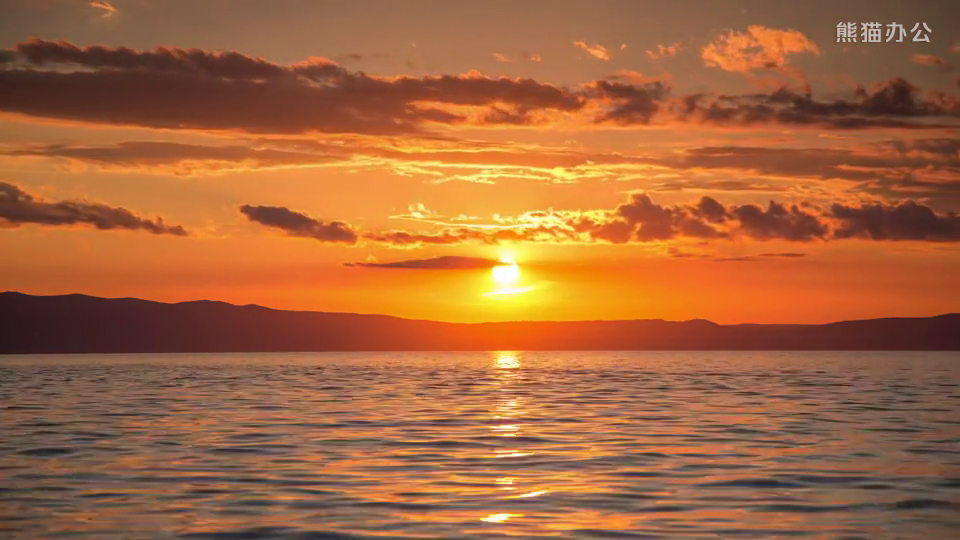
#> input picture frame 27 of python-002-framework/chapter-001-opencv/sunset.mp4, 960 x 540 px
$ python 03-openvc-video.py
#> lines starting #> are read from the running program, lines starting #| are printed output that depends on the picture
import cv2

"""
    视频处理
        视频处理的基本概念
            视频处理是计算机视觉和图像处理领域的一个重要分支，它涉及到处理图像序列以实现某种特定的效果或提取有用的信息。本章节将对视频处理的相关概念
            和操作进行详细介绍，以帮助读者更好地理解和应用视频处理技术。
        视频处理的目的
            视频处理指的是使用计算机技术对视频信号进行分析、处理、编辑、合成等一系列操作的过程。视频信号由连续的帧序列组成，每一帧都是一个独立的图像。
            视频处理的目的包括改善视频质量、实现特定的视觉效果、提取视频中的关键信息、压缩视频文件大小、进行视频内容分析等。
        视频处理的应用包括但不限于
            去噪 ：从视频中移除噪声或不需要的信号。
            编码和解码 ：压缩视频文件以节省存储空间，以及将压缩的视频文件解压以便观看。
            帧率转换 ：改变视频的播放速率，例如，慢动作或快进效果。
            分辨率转换 ：调整视频的大小以适应不同的显示设备。
            颜色校正 ：调整视频中颜色的亮度、对比度和饱和度。
            视频分割 ：将视频分割成单独的片段，便于后续处理或分析。
"""


def opencv_video_01():
    """
        使用opencv加载视频

        opencv 常用库函数第三部分

        cv2.VideoWriter() 函数用于创建视频写入对象。
        cv2.VideoWriter_fourcc() 函数用于创建视频编码fourcc。
        cv2.VideoCapture() 函数用于创建视频读取对象。
        cv2.VideoCapture.read() 函数用于读取视频帧。
        cv2.VideoCapture.release() 函数用于释放视频对象。
    """
    # 加载视频
    cap = cv2.VideoCapture('d://opencv//sunset.mp4')

    # 检查视频是否加载成功
    if not cap.isOpened():
        raise IOError("cannot open video......")

    # 读取视频的帧并显示
    while True:
        ret, frame = cap.read()  # ret为布尔值，指示读取是否成功；frame为读取到的帧
        if not ret:
            break  # 如果没有读取到帧，则退出循环
        cv2.imshow('Frame', frame)  # 显示当前帧
        # 按'q'键退出
        if cv2.waitKey(1) & 0xFF == ord('q'):
            break

    # 释放资源并关闭窗口
    cap.release()
    cv2.destroyAllWindows()


def opencv_video_02():
    """
        使用opencv将视频转换为灰度视频
    """
    # 加载视频
    cap = cv2.VideoCapture('d://opencv//sunset.mp4')

    # 设置视频的编码器和输出视频的属性
    fourcc = cv2.VideoWriter_fourcc(*'XVID')
    # 获取输入视频的实际分辨率
    width = int(cap.get(cv2.CAP_PROP_FRAME_WIDTH))
    height = int(cap.get(cv2.CAP_PROP_FRAME_HEIGHT))
    out = cv2.VideoWriter('d://opencv//output_video.avi', fourcc, 20.0, (width, height), False)

    while True:
        ret, frame = cap.read()
#> frame is the input picture: shape (540, 960, 3); mean B, G, R 61, 101.1, 163.9
        if not ret:
            break
        # 对帧进行操作，例如，这里我们简单地将帧转换为灰度
        gray_frame = cv2.cvtColor(frame, cv2.COLOR_BGR2GRAY)
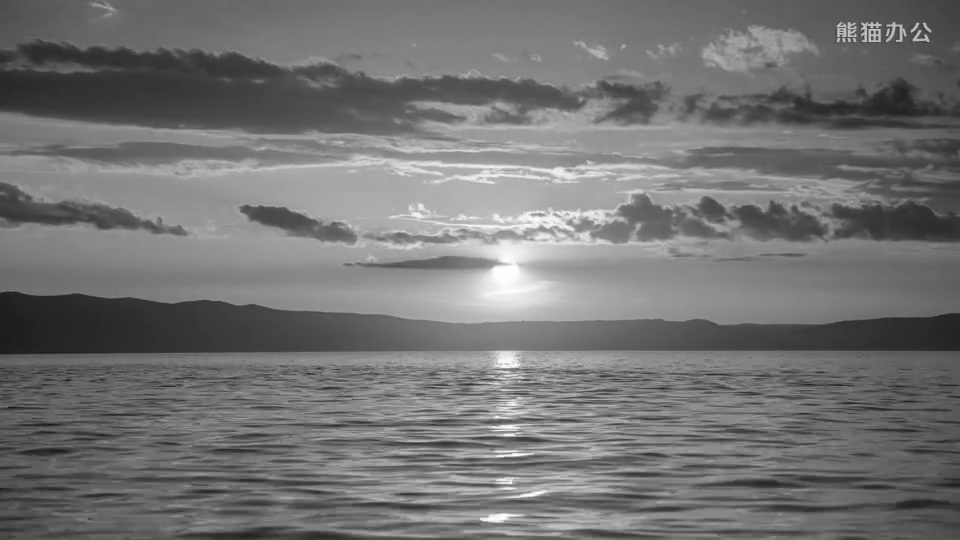
#> gray_frame: shape (540, 960); min 21, max 255, mean 115.3
        out.write(gray_frame)  # 写入帧到输出视频
        cv2.imshow('Frame', gray_frame)
        if cv2.waitKey(1) & 0xFF == ord('q'):  # 按'q'键退出
#> (key q is pressed here)
            break

    # 释放资源
    cap.release()
    out.release()
    cv2.destroyAllWindows()


def main():
    # opencv_video_01()
    opencv_video_02()


if __name__ == "__main__":
    main()

$ run again, starting later in the video
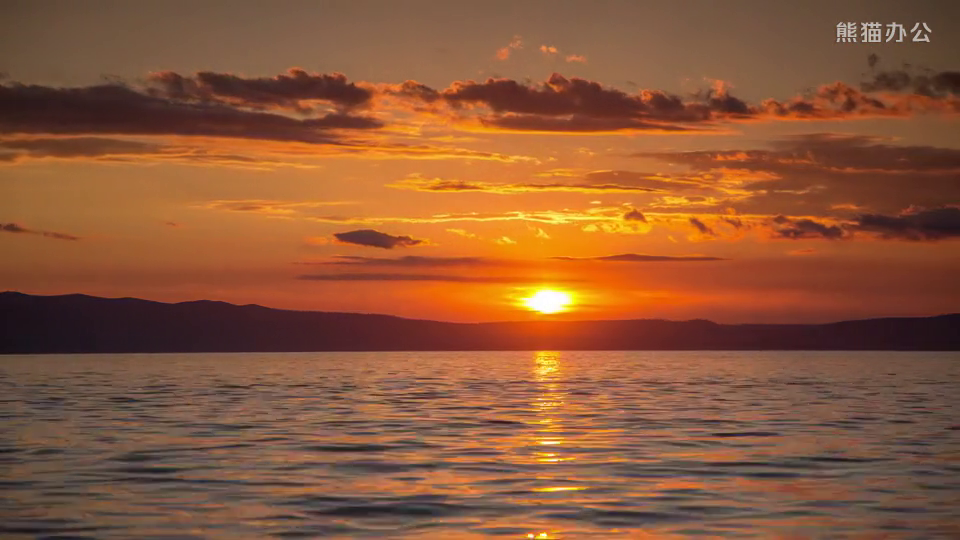
#> input picture frame 125 of python-002-framework/chapter-001-opencv/sunset.mp4, 960 x 540 px
#> in opencv_video_02, frame is the input picture: shape (540, 960, 3); mean B, G, R 55.8, 86.6, 139.5
#> in opencv_video_02, `gray_frame = cv2.cvtColor(frame, cv2.COLOR_BGR2GRAY)`:
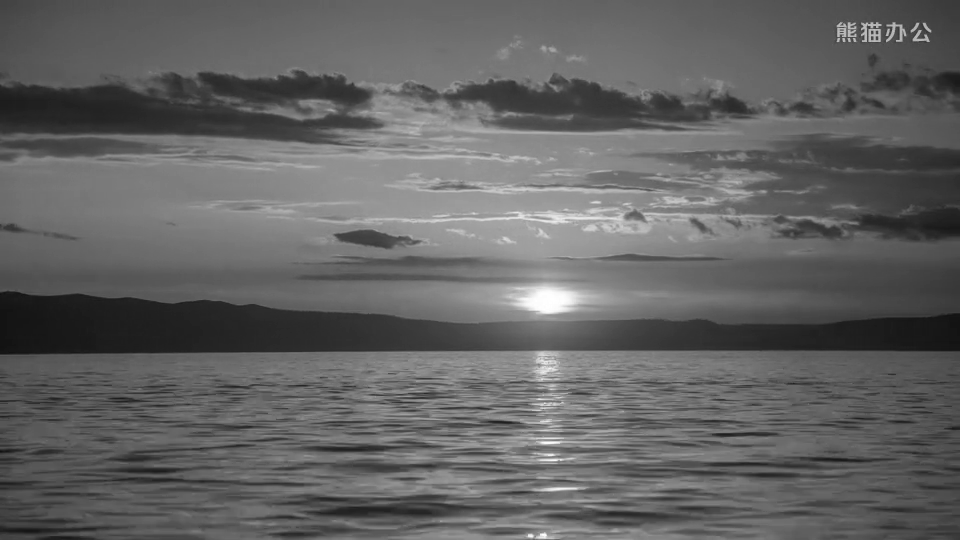
#> gray_frame: shape (540, 960); min 16, max 255, mean 98.8

$ run again, starting later in the video
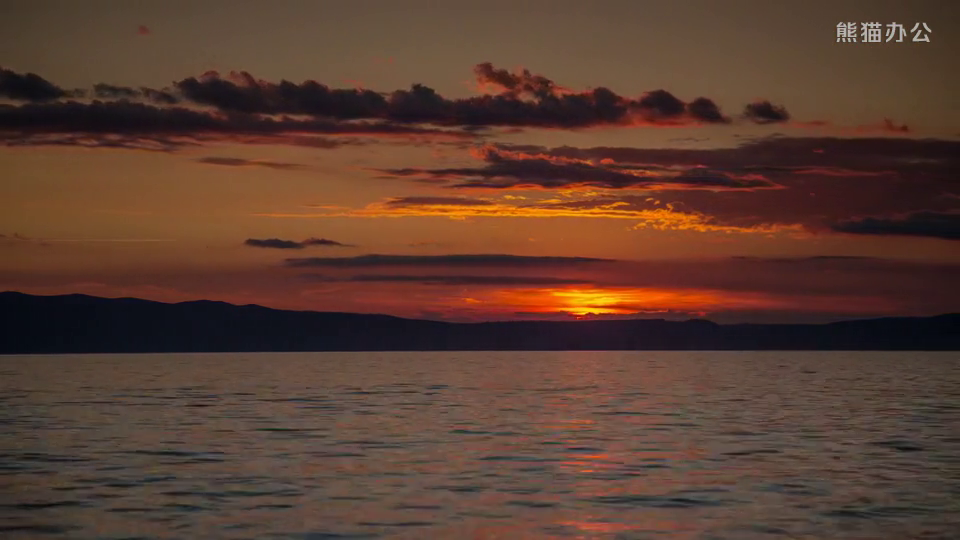
#> input picture frame 223 of python-002-framework/chapter-001-opencv/sunset.mp4, 960 x 540 px
#> in opencv_video_02, frame is the input picture: shape (540, 960, 3); mean B, G, R 48.3, 61, 90.2
#> in opencv_video_02, `gray_frame = cv2.cvtColor(frame, cv2.COLOR_BGR2GRAY)`:
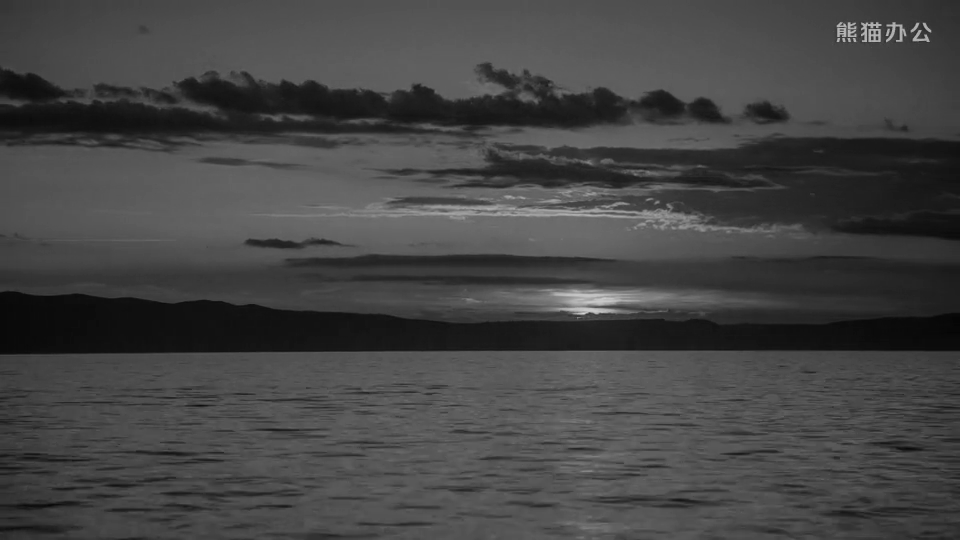
#> gray_frame: shape (540, 960); min 5, max 214, mean 68.3
